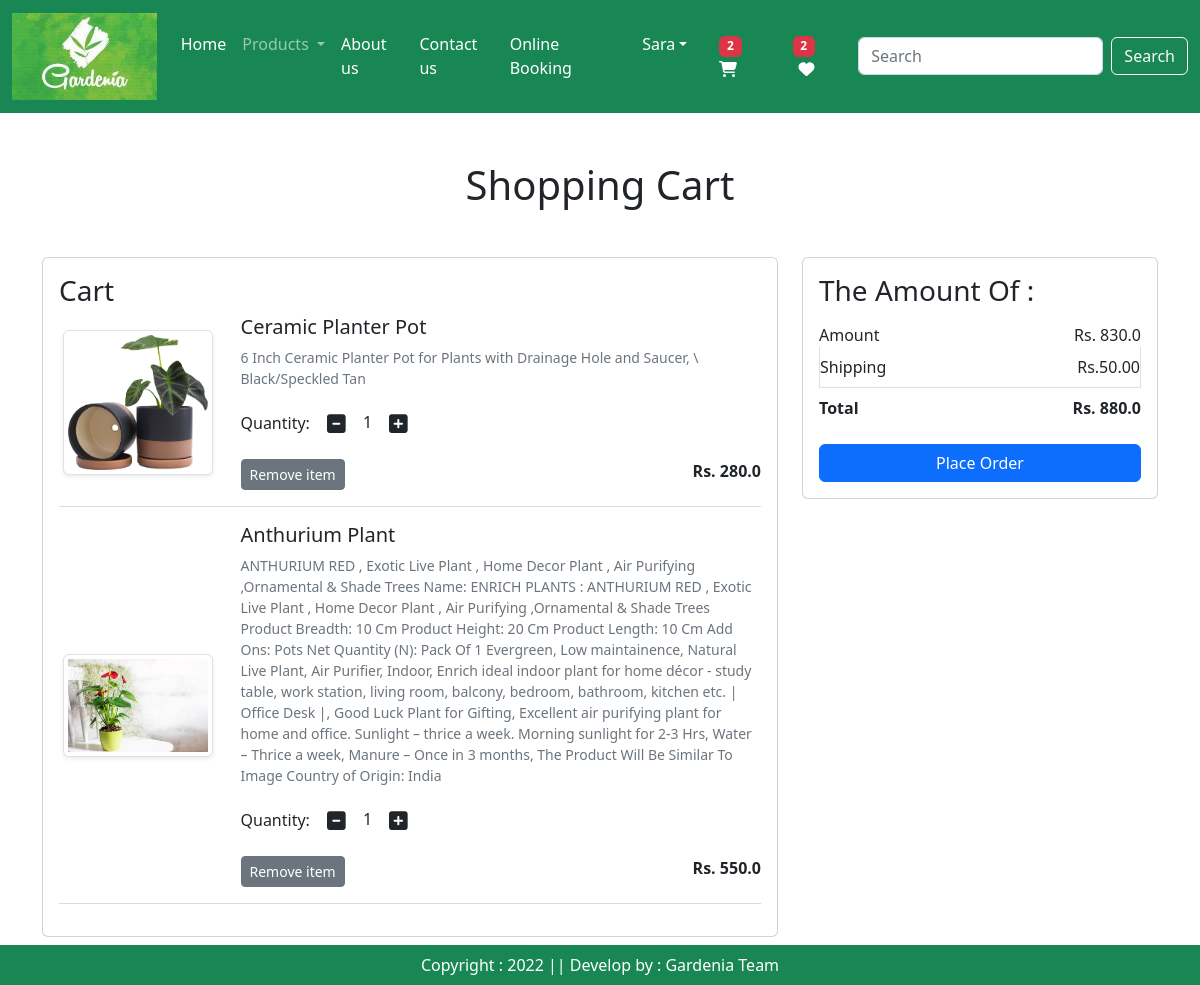
The page /cart/ (signed in) on the database its author committed.
### app/models.py (models this page shows, shortened)
class Cart(models.Model):
    user = models.ForeignKey(User,on_delete=models.CASCADE)
    product = models.ForeignKey(Product,on_delete=models.CASCADE)
    quantity = models.PositiveIntegerField(default=1)

class Product(models.Model):
    title = models.CharField(max_length=100)
    selling_price = models.FloatField()
    discounted_price = models.FloatField()
    description = models.TextField()
    category = models.CharField(choices=CATEGORY_CHOICES,max_length=5)
    product_image = models.ImageField(upload_to='product')

### app/views.py (the view)
# urls.py: path("cart/", views.show_cart, name='showcart'),
def show_cart(request):
    user = request.user
    cart = Cart.objects.filter(user=user)
    amount = 0
    for p in cart:
        value = p.quantity * p.product.discounted_price
        amount = amount + value
    totalamount = amount + 50
    totalitem=0
    wishitem=0
    if request.user.is_authenticated:
        totalitem = len(Cart.objects.filter(user=request.user))
        wishitem = len(Wishlist.objects.filter(user=request.user))
    return render(request,"app/addtocart.html",locals())

### app/templates/app/addtocart.html (shortened to what this page needs)
{% extends 'app/base.html' %}
{% load static %}
{% block main-content %}
<div class="container my-5">
    <div class="row">
        {% if cart %}
        <h1 class="text-center mb-5">Shopping Cart</h1>
        <div class="col-sm-8">
            <div class="card">
                <div class="card-body">
                    <h3>Cart</h3>
                    {% for item in cart %}
                    <div class="row">
                        <div class="col-sm-3 text-center align-self-center"><img src="{{item.product.product_image.url}}" alt="" srcset="" class="img-fluid img-thumbnail shadow-sm" height="150" width="150">
                        </div>
                        <div class="col-sm-9">
                            <div>
                                <h5>{{item.product.title}}</h5>
                                <p class="mb-2 text-muted small">{{item.product.description}}</p>
                                <div class="my-3">
                                    <label for="quantity">Quantity:</label>
                                    <a class="minus-cart btn" pid={{item.product.id}}><i class="fas fa-minus-square fa-lg"></i></a>
                                        <span id="quantity">{{item.quantity}}</span>
                                    <a class="plus-cart btn" pid={{item.product.id}}><i class="fas fa-plus-square fa-lg"></i></a>
                                </div>
                                <div class="d-flex justify-content-between">
                                    <a href="#" class="remove-cart btn btn-sm btn-secondary mr-3" pid={{item.product.id}}>Remove item</a>
                                    <p class="mb-0"><span><strong>Rs. {{item.product.discounted_price}}</strong></span></p>
                                </div>
                            </div>
                        </div>
                    </div>
                    <hr class="text-muted">
                    {% endfor %}
                </div>
            </div>
        </div>
        <div class="col-sm-4">
            <div class="card">
                <div class="card-body">
                    <h3>The Amount Of :</h3>
                    <ul class="list-group">
                        <li class="list-group-item d-flex justify-content-between align-items-center border-0 px-0 pb-0">Amount<span id="amount">Rs. {{amount}}</span></li>
                        <li class="list-group-item d-flex justify-content-between align-items-center px-0">Shipping<span>Rs.50.00</span></li>
                        <li class="list-group-item d-flex justify-content-between align-items-center border-0 px-0 mb-3">
                            <div>
                                <strong >Total</strong>
                            </div>
                            <span id="totalamount"><strong>Rs. {{totalamount}}</strong></span>
                        </li>
                    </ul>
                    <div class="d-grid"><a href="{% url 'checkout' %}" class="btn btn-primary">Place Order</a></div>
                </div>
            </div>
        </div>
        {% else %}
            <h1 class="text-center mb-5">Cart is Empty</h1>
        {% endif %}
    </div>
</div>
{% endblock main-content%}

### app/templates/app/base.html (shortened to what this page needs)
<!DOCTYPE html>
{% load static %}
<html>
<head>
    <link href="http://cdn.jsdelivr.net/npm/bootstrap@5.2.3/dist/css/bootstrap.min.css" rel="stylesheet"
 />
    <link rel="stylesheet" href="{% static '../static/app/css/owl.carousel.min.css' %}" />
    <link rel="stylesheet" href="{% static '../static/app/css/all.min.css' %}" />
    <link rel="stylesheet" href="{% static '../static/app/css/style.css' %}" />
</head>
<body>
    <nav class="navbar navbar-expand-lg navbar-dark bg-success ">
        <div class="container-fluid">
            <a class="navbar-brand" href="#">
                <img src="{% static 'app/images/product/logo.jpg' %}" width="70" height="50" />
            </a>
            <div class="collapse navbar-collapse" id="navbarSupportedContent">
                <ul class="navbar-nav me-auto mb-lg-0">
                    {% if request.user.is_authenticated %}
                    <li class="nav-item">
                        <a class="nav-link active" aria-current="page" href="/">Home</a>
                    </li>
                    <li class="nav-item dropdown">
                        <a class="nav-link dropdown-toggle" href="#" role="button" data-bs-toggle="dropdown"
                            aria-expanded="false">
                            Products
                        </a>
                    </li>
                    <li class="nav-item">
                        <a class="nav-link text-white" href="{% url 'about' %}">About us</a>
                    </li>
                    <li class="nav-item">
                        <a class="nav-link text-white" href="{% url 'contact' %}">Contact us</a>
                    </li>
                    <li class="nav-item">
                        <a class="nav-link text-white" href="{% url 'booking' %}">Online Booking</a>
                    </li>
                    <li class="nav-item dropdown mx-2">
                        <a class="nav-link dropdown-toggle text-white" href="#" id="profileDropdown" role="button"
                            data-bs-toggle="dropdown" aria-expanded="false">{{request.user}}</a>
                    </li>
                    <li class="nav-item mx-2">
                        <a href="{% url 'showcart' %}" class="nav-link text-white"><span class="badge bg-danger">{% if totalitem > 0 %} {{totalitem}} {% endif %}</span>
                            <i class="fas fa-shopping-cart" ></i>
                        </a>
                    </li>
                    <li class="nav-item mx-2">
                        <a href="{% url 'show_wishlist' %}" class="nav-link text-white"><span class="badge bg-danger">{% if wishitem > 0 %} {{wishitem}} {% endif %}</span>  <i class="fa fa-heart" height="27" width="27"></i></a>
                    </li>
                    {% endif %}
                </ul>
                <form class="d-flex" role="search" action="/search">
                    <input class="form-control me-2" type="search" placeholder="Search" name="search" aria-label="Search">
                    <button class="btn btn-outline-light" type="submit">Search</button>
                </form>
            </div>
        </div>
    </nav>
    {% block main-content %}{% endblock main-content %}
    <footer class="fixed-bottom bg-success text-center text-white p-2 mt-5">
        Copyright : 2022 || Develop by : Gardenia Team
    </footer>
</body>
</html>

### app/static/app/css/style.css (style rules this page uses)
body { overflow-x: hidden; }
.navbar-brand img { width: 100%; height: auto; max-width: 150px; }

### rows shown on the page
Cart: product.product_image (picture), product "Ceramic Planter Pot", product.description "6 Inch Ceramic Planter Pot for Plants with Drainage Hole and Saucer, \\ Black/Speckled Tan", quantity "1", product.discounted_price "280.0"
Cart: product.product_image (picture), product "Anthurium Plant", product.description "ANTHURIUM RED , Exotic Live Plant , Home Decor Plant , Air Purifying ,Ornamental & Shade Trees Name: ENRICH PLANTS : ANTHURIUM RED , Exotic Live Plant , Home Decor Plant , Air Purifying ,Ornamental & Shade Trees Product Breadth: 10 Cm Product Height: 20 Cm Product Length: 10 Cm Add Ons: Pots Net Quantity (N): Pack Of 1 Evergreen, Low maintainence, Natural Live Plant, Air Purifier, Indoor, Enrich ideal indoor plant for home décor - study table, work station, living room, balcony, bedroom, bathroom, kitchen etc. | Office Desk |, Good Luck Plant for Gifting, Excellent air purifying plant for home and office. Sunlight – thrice a week. Morning sunlight for 2-3 Hrs, Water – Thrice a week, Manure…", quantity "1", product.discounted_price "550.0"

### other values the page prints
{{ request.user }} "Sara"
{{ totalitem }} "2"
{{ wishitem }} "2"
{{ amount }} "830.0"
{{ totalamount }} "880.0"
